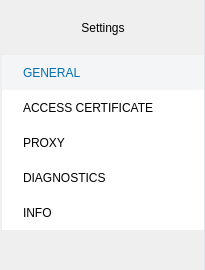
       <widget class="QWidget" name="leftPane" native="true">
        <property name="minimumSize">
         <size>
          <width>205</width>
          <height>0</height>
         </size>
        </property>
        <property name="maximumSize">
         <size>
          <width>205</width>
          <height>16777215</height>
         </size>
        </property>
        <property name="styleSheet">
         <string notr="true">border-right: 1px solid #DEE4E9;</string>
        </property>
        <layout class="QVBoxLayout" name="leftPaneLayout">
         <property name="spacing">
          <number>0</number>
         </property>
         <property name="leftMargin">
          <number>2</number>
         </property>
         <property name="topMargin">
          <number>0</number>
         </property>
         <property name="rightMargin">
          <number>1</number>
         </property>
         <property name="bottomMargin">
          <number>0</number>
         </property>
         <item>
          <widget class="QLabel" name="lblMenuSettings">
           <property name="minimumSize">
            <size>
             <width>0</width>
             <height>55</height>
            </size>
           </property>
           <property name="maximumSize">
            <size>
             <width>16777215</width>
             <height>55</height>
            </size>
           </property>
           <property name="styleSheet">
            <string notr="true">border: none;</string>
           </property>
           <property name="text">
            <string>Settings</string>
           </property>
           <property name="alignment">
            <set>Qt::AlignCenter</set>
           </property>
          </widget>
         </item>
         <item>
          <widget class="QPushButton" name="btnMenuGeneral">
           <property name="minimumSize">
            <size>
             <width>0</width>
             <height>35</height>
            </size>
           </property>
           <property name="maximumSize">
            <size>
             <width>16777215</width>
             <height>35</height>
            </size>
           </property>
           <property name="styleSheet">
            <string notr="true">QPushButton {
	border: none;
	background-color: #F4F5F6;
	color: #006EB5;
	text-align:left;
	padding-left: 21;
}

QPushButton:!checked{
	background-color: #ffffff;
	color: #000000;
}</string>
           </property>
           <property name="text">
            <string>GENERAL</string>
           </property>
           <property name="checkable">
            <bool>true</bool>
           </property>
           <property name="checked">
            <bool>true</bool>
           </property>
          </widget>
         </item>
         <item>
          <widget class="QPushButton" name="btnMenuCertificate">
           <property name="minimumSize">
            <size>
             <width>0</width>
             <height>35</height>
            </size>
           </property>
           <property name="maximumSize">
            <size>
             <width>16777215</width>
             <height>35</height>
            </size>
           </property>
           <property name="styleSheet">
            <string notr="true">QPushButton {
	border: none;
	background-color: #F4F5F6;
	color: #006EB5;
	text-align:left;
	padding-left: 21;
}

QPushButton:!checked{
	background-color: #ffffff;
	color: #000000;
}</string>
           </property>
           <property name="text">
            <string>ACCESS CERTIFICATE</string>
           </property>
           <property name="checkable">
            <bool>true</bool>
           </property>
           <property name="flat">
            <bool>true</bool>
           </property>
          </widget>
         </item>
         <item>
          <widget class="QPushButton" name="btnMenuProxy">
           <property name="minimumSize">
            <size>
             <width>0</width>
             <height>35</height>
            </size>
           </property>
           <property name="maximumSize">
            <size>
             <width>16777215</width>
             <height>35</height>
            </size>
           </property>
           <property name="styleSheet">
            <string notr="true">QPushButton {
	border: none;
	background-color: #F4F5F6;
	color: #006EB5;
	text-align:left;
	padding-left: 21;
}

QPushButton:!checked{
	background-color: #ffffff;
	color: #000000;
}</string>
           </property>
           <property name="text">
            <string>PROXY</string>
           </property>
           <property name="checkable">
            <bool>true</bool>
           </property>
          </widget>
         </item>
         <item>
          <widget class="QPushButton" name="btnMenuDiagnostics">
           <property name="minimumSize">
            <size>
             <width>0</width>
             <height>35</height>
            </size>
           </property>
           <property name="maximumSize">
            <size>
             <width>16777215</width>
             <height>35</height>
            </size>
           </property>
           <property name="styleSheet">
            <string notr="true">QPushButton {
	border: none;
	background-color: #F4F5F6;
	color: #006EB5;
	text-align:left;
	padding-left: 21;
}

QPushButton:!checked{
	background-color: #ffffff;
	color: #000000;
}</string>
           </property>
           <property name="text">
            <string>DIAGNOSTICS</string>
           </property>
           <property name="checkable">
            <bool>true</bool>
           </property>
          </widget>
         </item>
         <item>
          <widget class="QPushButton" name="btnMenuInfo">
           <property name="minimumSize">
            <size>
             <width>0</width>
             <height>35</height>
            </size>
           </property>
           <property name="maximumSize">
            <size>
             <width>16777215</width>
             <height>35</height>
            </size>
           </property>
           <property name="styleSheet">
            <string notr="true">QPushButton {
	border: none;
	background-color: #F4F5F6;
	color: #006EB5;
	text-align:left;
	padding-left: 21;
}

QPushButton:!checked{
	background-color: #ffffff;
	color: #000000;
}</string>
           </property>
           <property name="text">
            <string>INFO</string>
           </property>
           <property name="checkable">
            <bool>true</bool>
           </property>
          </widget>
         </item>
         <item>
          <spacer name="leftPaneSpacer">
           <property name="orientation">
            <enum>Qt::Vertical</enum>
           </property>
           <property name="sizeHint" stdset="0">
            <size>
             <width>20</width>
             <height>40</height>
            </size>
           </property>
          </spacer>
         </item>
        </layout>
       </widget>
